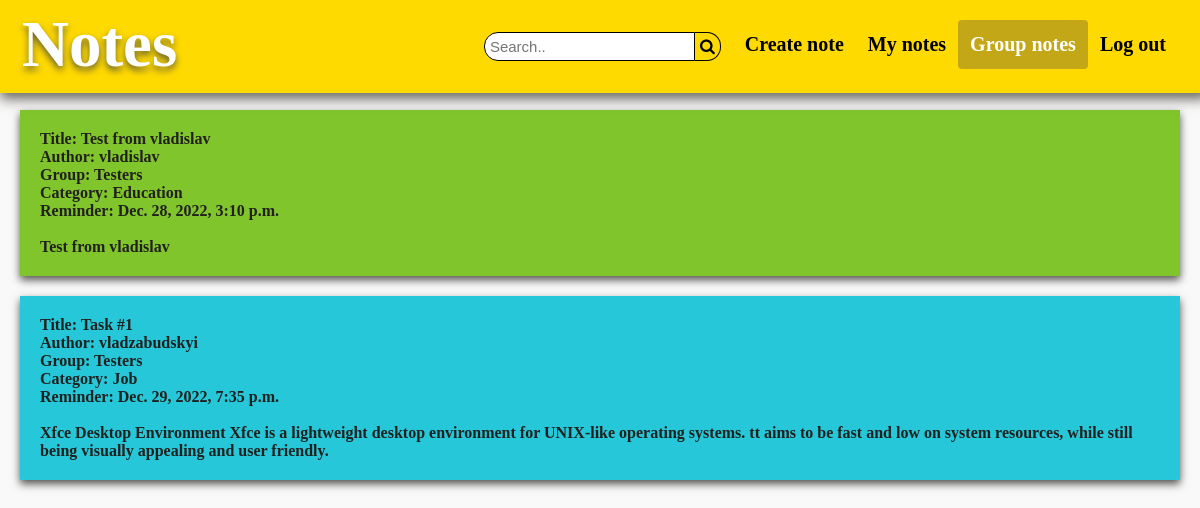
Screenshot of /notesapp/groupnotes/ (signed in) with the database file from the repository.
### notesapp/models.py (models this page shows, shortened)
class Notes(models.Model):
    author = models.ForeignKey(User, on_delete=models.CASCADE)
    group = models.ForeignKey(Group, blank=True, null=True, on_delete=models.SET_NULL)
    title = models.CharField(max_length=200)
    text = models.TextField()
    reminder = models.DateTimeField()
    category = models.ForeignKey('Category', on_delete=models.CASCADE)

class Category(models.Model):
    title = models.CharField(max_length=200)
    def __str__(self):
        return self.title

### notesapp/views.py (the view)
# urls.py: path('notesapp/groupnotes/', group_notes, name="group_notes"),
@login_required
def group_notes(request):
    user = request.user
    user_groups = user.groups.all()
    notes = Notes.objects.filter(group__in=user_groups)
    return render(request, 'group_notes.html', context={'notes': notes})

### notesapp/templates/group_notes.html
{% extends "base.html" %}
{% block group_notes %}
    <a class="active">Group notes</a>
{% endblock %}
{% block note %}
    {% for item in notes %}
        <div class="note">
            Title: {{ item.title }}<br>
            Author: {{ item.author }}<br>
            Group: {{ item.group }}<br>
            Category: {{ item.category }}<br>
            Reminder: {{ item.reminder }}<br><br>
            {{ item.text }}
        </div>
    {% endfor %}
{% endblock %}

### notesapp/static/main.css (style rules this page uses)
body { background: #F9F9F9; margin: 0px; }
.note { margin: 20px; padding: 20px; font-family: "Segoe Print"; box-shadow: 0px 4px 8px #545351; font-weight: bold; color: #21201E; }
.header a { float: left; color: black; text-align: center; padding: 12px; text-decoration: none; font-size: 20px; line-height: 25px; border-radius: 4px; font-weight: bold; }
.header a.active { background-color: #C4A716; color: white; }

### rows the page displays
Notes: title "Test from vladislav", author "vladislav", group "Testers", category "Education", reminder "Dec. 28, 2022, 3:10 p.m.", text "Test from vladislav"
Notes: title "Task #1", author "vladzabudskyi", group "Testers", category "Job", reminder "Dec. 29, 2022, 7:35 p.m.", text "Xfce Desktop Environment Xfce is a lightweight desktop environment for UNIX-like operating systems. tt aims to be fast and low on system resources, while still being visually appealing and user friendly."
